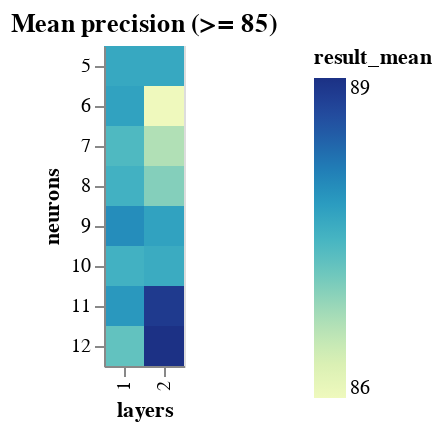

Here is the notebook cell this chart was saved with:
### Code cell
range_neurons_result_df = neurons_result_df[
    neurons_result_df.result_mean >= DETAILED_VIEW_TRESHOLD
]

binified_neurons_heatmap(
    f"Mean precision (>= {DETAILED_VIEW_TRESHOLD})", range_neurons_result_df
)

### Figure 1 — Vega-Lite specification as saved in the notebook (floating-point values rounded to 4 significant figures)
{"config": {"view": {"continuousWidth": 400, "continuousHeight": 300}}, "hconcat": [{"mark": "rect", "encoding": {"color": {"type": "quantitative", "field": "result_mean"}, "tooltip": [{"type": "quantitative", "field": "result_mean"}, {"type": "quantitative", "field": "result_std"}, {"type": "quantitative", "field": "neurons"}, {"type": "quantitative", "field": "layers"}], "x": {"type": "ordinal", "field": "layers"}, "y": {"type": "ordinal", "field": "neurons"}}, "selection": {"selector002": {"type": "interval", "bind": "scales", "encodings": ["x", "y"]}}, "title": "Mean precision (>= 85)"}], "data": {"name": "data-1b8c5d68d764adc710db8cdf1b10f281"}, "$schema": "https://vega.github.io/schema/vega-lite/v4.8.1.json", "datasets": {"data-1b8c5d68d764adc710db8cdf1b10f281": [{"neurons": 12, "layers": 2, "epochs": 60, "learning_rate": 0.0216, "momentum": 0.0503, "result_mean": 89.22, "result_std": 1.117}, {"neurons": 11, "layers": 2, "epochs": 60, "learning_rate": 0.0216, "momentum": 0.0503, "result_mean": 89.07, "result_std": 0.8579}, {"neurons": 9, "layers": 1, "epochs": 60, "learning_rate": 0.0216, "momentum": 0.0503, "result_mean": 88.0, "result_std": 1.018}, {"neurons": 11, "layers": 1, "epochs": 60, "learning_rate": 0.0216, "momentum": 0.0503, "result_mean": 87.86, "result_std": 1.248}, {"neurons": 6, "layers": 1, "epochs": 60, "learning_rate": 0.0216, "momentum": 0.0503, "result_mean": 87.71, "result_std": 1.226}, {"neurons": 9, "layers": 2, "epochs": 60, "learning_rate": 0.0216, "momentum": 0.0503, "result_mean": 87.71, "result_std": 0.9715}, {"neurons": 5, "layers": 1, "epochs": 60, "learning_rate": 0.0216, "momentum": 0.0503, "result_mean": 87.62, "result_std": 1.198}, {"neurons": 5, "layers": 2, "epochs": 60, "learning_rate": 0.0216, "momentum": 0.0503, "result_mean": 87.62, "result_std": 0.8952}, {"neurons": 10, "layers": 2, "epochs": 60, "learning_rate": 0.0216, "momentum": 0.0503, "result_mean": 87.57, "result_std": 1.075}, {"neurons": 8, "layers": 1, "epochs": 60, "learning_rate": 0.0216, "momentum": 0.0503, "result_mean": 87.47, "result_std": 1.193}, {"neurons": 10, "layers": 1, "epochs": 60, "learning_rate": 0.0216, "momentum": 0.0503, "result_mean": 87.47, "result_std": 1.013}, {"neurons": 7, "layers": 1, "epochs": 60, "learning_rate": 0.0216, "momentum": 0.0503, "result_mean": 87.32, "result_std": 1.004}, {"neurons": 12, "layers": 1, "epochs": 60, "learning_rate": 0.0216, "momentum": 0.0503, "result_mean": 87.13, "result_std": 1.116}, {"neurons": 8, "layers": 2, "epochs": 60, "learning_rate": 0.0216, "momentum": 0.0503, "result_mean": 86.84, "result_std": 1.517}, {"neurons": 7, "layers": 2, "epochs": 60, "learning_rate": 0.0216, "momentum": 0.0503, "result_mean": 86.45, "result_std": 2.321}, {"neurons": 6, "layers": 2, "epochs": 60, "learning_rate": 0.0216, "momentum": 0.0503, "result_mean": 85.62, "result_std": 1.73}]}}
